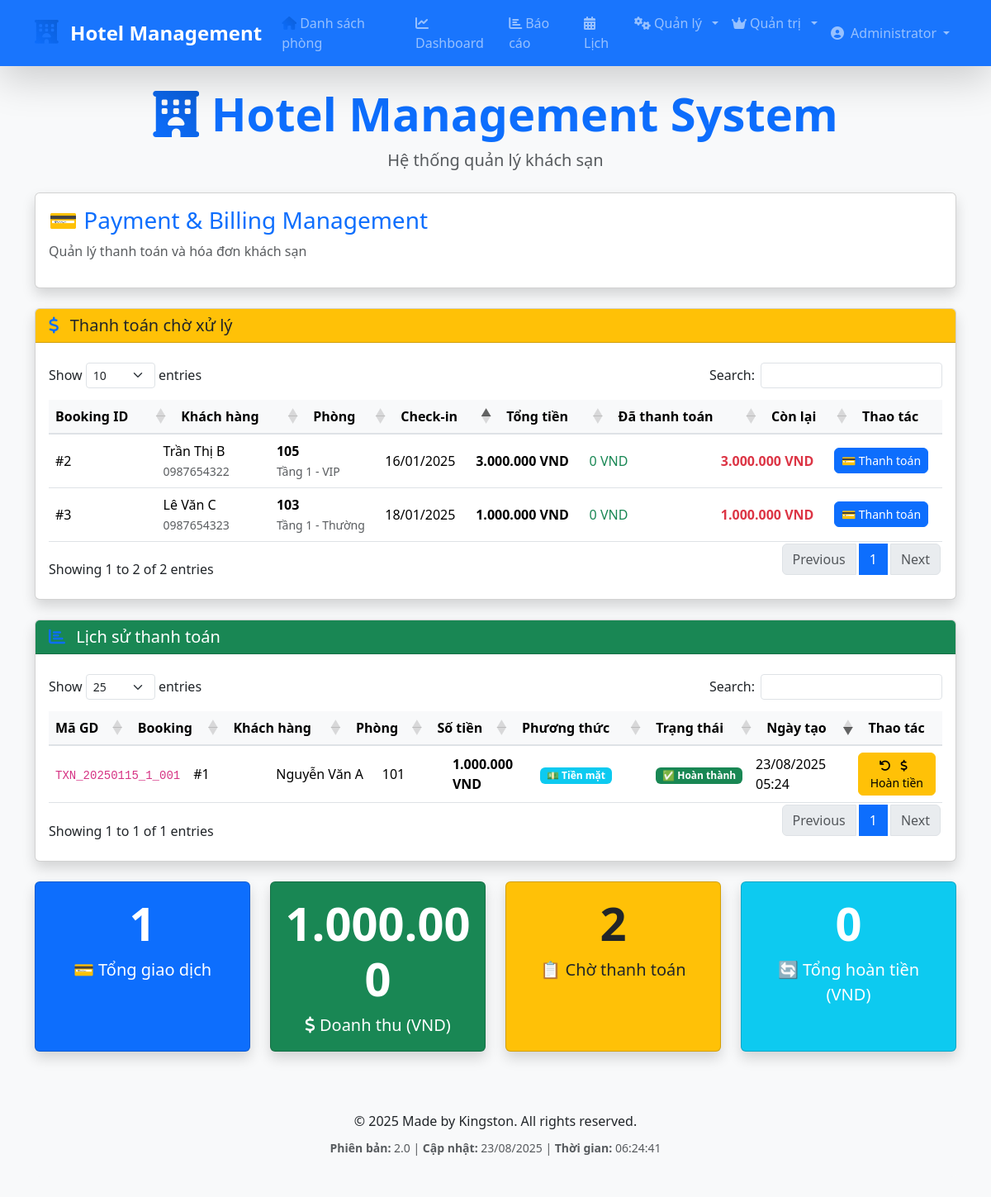
Page /payment_billing.php (signed in) on the committed database.
### tables this page shows
CREATE TABLE bookings (
    id INT AUTO_INCREMENT PRIMARY KEY,
    guest_id INT NOT NULL,
    room_id INT NOT NULL,
    checkin DATE NOT NULL,
    checkout DATE NOT NULL,
    total_price DECIMAL(10,2) NOT NULL,
    status ENUM('booked', 'checked_in', 'checked_out', 'completed', 'cancelled', 'early_checkout') DEFAULT 'booked',
    payment_status ENUM('unpaid', 'paid', 'partial', 'refunded') DEFAULT 'unpaid',
    created_at TIMESTAMP DEFAULT CURRENT_TIMESTAMP,
    updated_at TIMESTAMP DEFAULT CURRENT_TIMESTAMP ON UPDATE CURRENT_TIMESTAMP,
    FOREIGN KEY (guest_id) REFERENCES guests(id) ON DELETE CASCADE,
    FOREIGN KEY (room_id) REFERENCES rooms(id) ON DELETE CASCADE
);

CREATE TABLE guests (
    id INT AUTO_INCREMENT PRIMARY KEY,
    user_id INT NULL,
    name VARCHAR(100) NOT NULL,
    phone VARCHAR(20),
    email VARCHAR(100),
    id_card VARCHAR(20),
    address TEXT,
    created_at TIMESTAMP DEFAULT CURRENT_TIMESTAMP,
    FOREIGN KEY (user_id) REFERENCES users(id) ON DELETE SET NULL
);

CREATE TABLE rooms (
    id INT AUTO_INCREMENT PRIMARY KEY,
    room_number VARCHAR(10) UNIQUE NOT NULL,
    type ENUM('VIP', 'Thường') DEFAULT 'Thường',
    floor INT NOT NULL,
    price DECIMAL(10,2) NOT NULL,
    status ENUM('available', 'booked', 'occupied', 'cleaning', 'maintenance') DEFAULT 'available',
    amenities TEXT,
    created_at TIMESTAMP DEFAULT CURRENT_TIMESTAMP
);

CREATE TABLE payments (
    id INT AUTO_INCREMENT PRIMARY KEY,
    booking_id INT NOT NULL,
    amount DECIMAL(10,2) NOT NULL,
    payment_method ENUM('cash', 'card', 'bank_transfer', 'momo', 'zalopay') DEFAULT 'cash',
    payment_status ENUM('pending', 'completed', 'failed', 'refunded') DEFAULT 'pending',
    transaction_id VARCHAR(100) UNIQUE,
    notes TEXT,
    created_at TIMESTAMP DEFAULT CURRENT_TIMESTAMP,
    processed_by INT,
    FOREIGN KEY (booking_id) REFERENCES bookings(id) ON DELETE CASCADE,
    FOREIGN KEY (processed_by) REFERENCES users(id) ON DELETE SET NULL
);

### payment_billing.php (the view, shortened to what this page needs)
<?php
include "db.php";
include "includes/header.php";
?>
<div class="card shadow mb-4">
    <div class="card-body">
        <h2 class="card-title fs-3 text-primary">💳 Payment & Billing Management</h2>
        <p class="text-muted">Quản lý thanh toán và hóa đơn khách sạn</p>
    </div>
</div>
<div class="card shadow mb-4">
    <div class="card-header bg-warning text-dark">
        <h3 class="card-title fs-5 mb-0"><i class="fas fa-dollar-sign"></i> Thanh toán chờ xử lý</h3>
    </div>
    <div class="card-body">
    <?php
    $conn->query("ALTER TABLE bookings ADD COLUMN payment_status ENUM('unpaid', 'paid', 'partial') DEFAULT 'unpaid'");
    $pending_payments = $conn->query("
        SELECT b.id, b.total_price, b.checkin, b.checkout, b.status, b.payment_status,
               r.room_number, r.type, r.floor,
               g.name as guest_name, g.phone,
               COALESCE(SUM(p.amount), 0) as paid_amount
        FROM bookings b
        JOIN rooms r ON b.room_id = r.id
        JOIN guests g ON b.guest_id = g.id
        LEFT JOIN payments p ON b.id = p.booking_id AND p.payment_status = 'completed'
        WHERE b.status IN ('booked', 'checked_in', 'checked_out')
        AND (b.payment_status != 'paid' OR b.payment_status IS NULL)
        GROUP BY b.id
        ORDER BY b.checkin ASC
    ");
    ?>
    <?php if ($pending_payments->num_rows > 0): ?>
            <div class="table-responsive">
                <table id="pendingPaymentsTable" class="table table-hover w-100">
                    <thead class="table-warning">
                    <tr>
                        <th>Booking ID</th>
                        <th>Khách hàng</th>
                        <th>Phòng</th>
                        <th>Check-in</th>
                        <th>Tổng tiền</th>
                        <th>Đã thanh toán</th>
                        <th>Còn lại</th>
                        <th>Thao tác</th>
                    </tr>
                </thead>
                <tbody>
                    <?php while ($booking = $pending_payments->fetch_assoc()): ?>
                        <tr>
                            <td>#<?php echo $booking['id']; ?></td>
                            <td>
                                <?php echo htmlspecialchars($booking['guest_name']); ?><br>
                                    <small class="text-muted"><?php echo htmlspecialchars($booking['phone']); ?></small>
                            </td>
                            <td>
                                <strong><?php echo $booking['room_number']; ?></strong><br>
                                    <small class="text-muted">Tầng <?php echo $booking['floor']; ?> - <?php echo $booking['type']; ?></small>
                            </td>
                            <td><?php echo date('d/m/Y', strtotime($booking['checkin'])); ?></td>
                            <td><strong><?php echo number_format($booking['total_price'], 0, ',', '.'); ?> VND</strong></td>
                                <td><span class="text-success"><?php echo number_format($booking['paid_amount'], 0, ',', '.'); ?> VND</span></td>
                            <td>
                                <?php
                                $remaining = $booking['total_price'] - $booking['paid_amount'];
                                    $text_class = $remaining > 0 ? 'text-danger' : 'text-success';
                                ?>
                                    <strong class="<?php echo $text_class; ?>">
                                    <?php echo number_format($remaining, 0, ',', '.'); ?> VND
                                </strong>
                            </td>
                            <td>
                                <?php if ($remaining > 0): ?>
                                        <button type="button" class="btn btn-primary btn-sm"
                                                data-bs-toggle="modal"
                                                data-bs-target="#paymentModal<?php echo $booking['id']; ?>">
                                        💳 Thanh toán
                                    </button>
                                <?php else: ?>
                                        <span class="badge bg-success">✅ Đã thanh toán</span>
                                <?php endif; ?>
                            </td>
                        </tr>
                    <?php endwhile; ?>
                </tbody>
            </table>
        </div>
    <?php else: ?>
            <div class="text-center text-muted py-4">
                <p class="fs-5">✨ Không có thanh toán nào chờ xử lý!</p>
            </div>
    <?php endif; ?>
    </div>
</div>
<div class="card shadow mb-4">
    <div class="card-header bg-success text-white">
        <h3 class="card-title fs-5 mb-0"><i class="fas fa-chart-bar"></i> Lịch sử thanh toán</h3>
    </div>
    <div class="card-body">
    <?php
        $payments = $conn->query("
        SELECT p.*, b.id as booking_id, r.room_number, g.name as guest_name,
                   u.username as processed_by_user
        FROM payments p
        JOIN bookings b ON p.booking_id = b.id
        JOIN rooms r ON b.room_id = r.id
        JOIN guests g ON b.guest_id = g.id
            LEFT JOIN users u ON p.processed_by = u.id
        ORDER BY p.created_at DESC
            LIMIT 50
    ");
    ?>
        <?php if ($payments->num_rows > 0): ?>
            <div class="table-responsive">
                <table id="paymentsHistoryTable" class="table table-hover w-100">
                    <thead class="table-success">
                    <tr>
                        <th>Mã GD</th>
                        <th>Booking</th>
                        <th>Khách hàng</th>
                            <th>Phòng</th>
                        <th>Số tiền</th>
                        <th>Phương thức</th>
                        <th>Trạng thái</th>
                            <th>Ngày tạo</th>
                        <th>Thao tác</th>
                    </tr>
                </thead>
                <tbody>
                        <?php while ($payment = $payments->fetch_assoc()): ?>
                        <tr>
                                <td><code><?php echo $payment['transaction_id']; ?></code></td>
                                <td>#<?php echo $payment['booking_id']; ?></td>
                            <td><?php echo htmlspecialchars($payment['guest_name']); ?></td>
                                <td><?php echo $payment['room_number']; ?></td>
                            <td><strong><?php echo number_format($payment['amount'], 0, ',', '.'); ?> VND</strong></td>
                            <td>
                                <?php
                                $method_icons = [
                                        'cash' => '💵',
                                        'card' => '💳',
                                        'bank_transfer' => '🏦',
                                        'momo' => '📱',
                                        'zalopay' => '📱'
                                    ];
                                    $method_names = [
                                        'cash' => 'Tiền mặt',
                                        'card' => 'Thẻ',
                                        'bank_transfer' => 'Chuyển khoản',
                                        'momo' => 'MoMo',
                                        'zalopay' => 'ZaloPay'
                                    ];
                                    ?>
                                    <span class="badge bg-info">
                                        <?php echo $method_icons[$payment['payment_method']] ?? '<i class="fas fa-dollar-sign"></i>'; ?>
                                        <?php echo $method_names[$payment['payment_method']] ?? $payment['payment_method']; ?>
                                    </span>
                            </td>
                            <td>
                                <?php
                                    $status_badges = [
                                        'pending' => 'bg-warning',
                                        'completed' => 'bg-success',
                                        'failed' => 'bg-danger',
                                        'refunded' => 'bg-secondary'
                                    ];
                                    $status_text = [
                                        'pending' => '⏳ Chờ xử lý',
                                        'completed' => '✅ Hoàn thành',
                                        'failed' => '❌ Thất bại',
                                        'refunded' => '🔄 Đã hoàn tiền'
                                    ];
                                    ?>
                                    <span class="badge <?php echo $status_badges[$payment['payment_status']] ?? 'bg-secondary'; ?>">
                                        <?php echo $status_text[$payment['payment_status']] ?? $payment['payment_status']; ?>
                                </span>
                            </td>
                                <td><?php echo date('d/m/Y H:i', strtotime($payment['created_at'])); ?></td>
                            <td>
                                <?php if ($payment['payment_status'] === 'completed'): ?>
                                        <button type="button" class="btn btn-warning btn-sm"
                                                data-bs-toggle="modal"
                                                data-bs-target="#refundModal<?php echo $payment['id']; ?>">
                                            <i class="fas fa-undo"></i> <i class="fas fa-dollar-sign"></i> Hoàn tiền
                                    </button>
                                    <?php else: ?>
                                        <span class="text-muted small">Không thể hoàn tiền</span>
                                <?php endif; ?>
                            </td>
                        </tr>
                    <?php endwhile; ?>
                </tbody>
            </table>
        </div>
    <?php else: ?>
            <div class="text-center text-muted py-4">
                <p class="fs-5">📭 Chưa có giao dịch thanh toán nào!</p>
            </div>
    <?php endif; ?>
    </div>
</div>
<div class="row g-4 mb-4">
    <?php
    $payment_stats = $conn->query("
        SELECT
            COUNT(*) as total_payments,
            SUM(CASE WHEN payment_status = 'completed' THEN amount ELSE 0 END) as total_revenue,
            SUM(CASE WHEN payment_status = 'pending' THEN amount ELSE 0 END) as pending_amount,
            SUM(CASE WHEN payment_status = 'refunded' THEN amount ELSE 0 END) as total_refunds
        FROM payments
    ")->fetch_assoc();
    $unpaid_bookings = $conn->query("
        SELECT COUNT(*) as count, SUM(total_price) as total
        FROM bookings
        WHERE status IN ('booked', 'checked_in', 'checked_out')
        AND (payment_status != 'paid' OR payment_status IS NULL)
    ")->fetch_assoc();
    ?>
    <div class="col-lg-3 col-md-6 col-sm-12">
        <div class="card bg-primary text-white text-center h-100 shadow">
            <div class="card-body">
                <div class="display-4 fw-bold mb-2"><?php echo $payment_stats['total_payments']; ?></div>
                <div class="fs-5">💳 Tổng giao dịch</div>
    </div>
    </div>
</div>
    <div class="col-lg-3 col-md-6 col-sm-12">
        <div class="card bg-success text-white text-center h-100 shadow">
            <div class="card-body">
                <div class="display-4 fw-bold mb-2"><?php echo number_format($payment_stats['total_revenue'], 0, ',', '.'); ?></div>
                <div class="fs-5"><i class="fas fa-dollar-sign"></i> Doanh thu (VND)</div>
            </div>
            </div>
            </div>
    <div class="col-lg-3 col-md-6 col-sm-12">
        <div class="card bg-warning text-dark text-center h-100 shadow">
            <div class="card-body">
                <div class="display-4 fw-bold mb-2"><?php echo $unpaid_bookings['count']; ?></div>
                <div class="fs-5">📋 Chờ thanh toán</div>
            </div>
    </div>
</div>
    <div class="col-lg-3 col-md-6 col-sm-12">
        <div class="card bg-info text-white text-center h-100 shadow">
            <div class="card-body">
                <div class="display-4 fw-bold mb-2"><?php echo number_format($payment_stats['total_refunds'], 0, ',', '.'); ?></div>
                <div class="fs-5">🔄 Tổng hoàn tiền (VND)</div>
            </div>
            </div>
    </div>
</div>
<?php include "includes/footer.php"; ?>

### assets/css/hotel-style.css (style rules this page uses)
.table th { font-weight: 600; background-color: #f8f9fa; border-bottom: 2px solid #dee2e6; white-space: nowrap; }
.table td { vertical-align: middle; }
.card .card-body .table-responsive { border-radius: 0.375rem; }
.btn-sm { padding: 0.25rem 0.5rem; font-size: 0.875rem; border-radius: 0.375rem; }
.dataTables_wrapper table { width: 100% !important; }
.dataTables_wrapper table thead th, .dataTables_wrapper table tbody td { width: auto !important; }

### rows in the picture
bookings: id "2", guest.name "Trần Thị B", guest.phone "0987654322", room.room_number "105", room.floor "1", room.type "VIP", checkin "16/01/2025", total_price "3.000.000", paid_amount "0", remaining "3.000.000"
bookings: id "3", guest.name "Lê Văn C", guest.phone "0987654323", room.room_number "103", room.floor "1", room.type "Thường", checkin "18/01/2025", total_price "1.000.000", paid_amount "0", remaining "1.000.000"
payments: transaction "TXN_20250115_1_001", booking "1", guests.name "Nguyễn Văn A", rooms.room_number "101", amount "1.000.000", payment_method "💵", payment_method "Tiền mặt", payment_status "✅ Hoàn thành", created_at "23/08/2025 05:24"

### other values in the picture
$user['full_name'] "Administrator"
$payment_stats['total_payments'] "1"
$payment_stats['total_revenue'] "1.000.000"
$unpaid_bookings['count'] "2"
$payment_stats['total_refunds'] "0"
